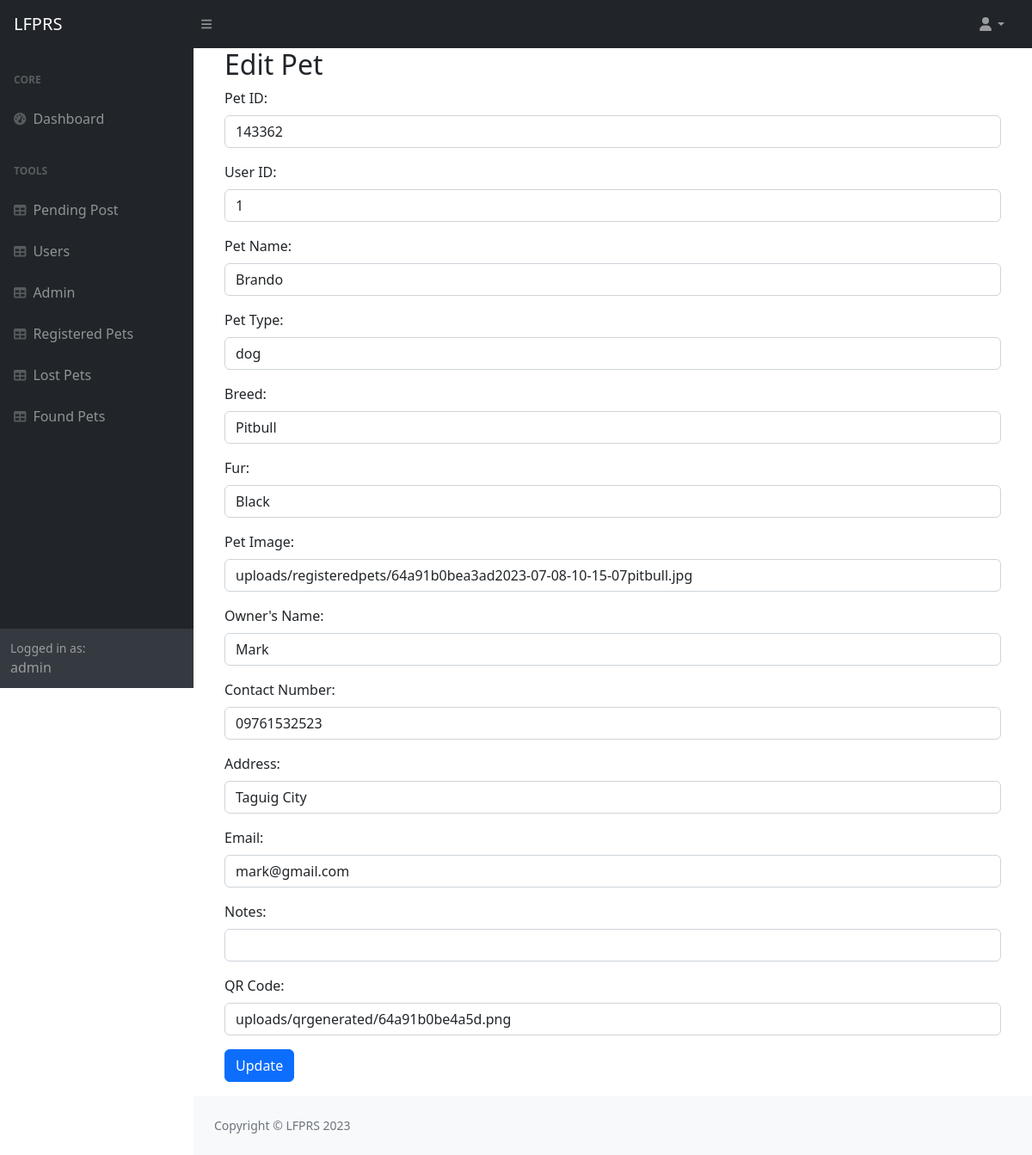
Screenshot of /admin/editregister.php?id=14 (signed in) with the database file from the repository.
### tables this page shows
CREATE TABLE `registerpet` (
  `id` int(11) NOT NULL,
  `petid` varchar(255) NOT NULL,
  `userid` int(11) NOT NULL,
  `petname` varchar(255) NOT NULL,
  `pet` varchar(255) NOT NULL,
  `breed` varchar(255) NOT NULL,
  `fur` varchar(255) NOT NULL,
  `petimage` varchar(255) NOT NULL,
  `ownersname` varchar(255) NOT NULL,
  `contactnumber` varchar(255) NOT NULL,
  `address` varchar(255) NOT NULL,
  `email` varchar(255) NOT NULL,
  `notes` varchar(255) NOT NULL,
  `qr` varchar(255) NOT NULL,
  `date` date NOT NULL
);

### admin/editregister.php (the view, shortened to what this page needs)
<?php
        include("../config.php");
        if(!isset($_SESSION['admin'])){
            header("Location: index.php");
          }
          else{
            $admin = $_SESSION['admin'];
            $welcome = $admin['user'];
          }
        ?>
<!DOCTYPE html>
<html lang="en">
    <head>
        <link href="https://cdn.jsdelivr.net/npm/simple-datatables@7.1.2/dist/style.min.css" rel="stylesheet" />
        <link href="css/styles.css" rel="stylesheet" />
    </head>
    <body class="sb-nav-fixed">
        <nav class="sb-topnav navbar navbar-expand navbar-dark bg-dark">
            <a class="navbar-brand ps-3" href="index.html">LFPRS</a>
            <button class="btn btn-link btn-sm order-1 order-lg-0 me-4 me-lg-0" id="sidebarToggle" href="#!"><i class="fas fa-bars"></i></button>
            <ul class="navbar-nav ms-auto ms-md-0 me-3 me-lg-4">
                <li class="nav-item dropdown">
                    <a class="nav-link dropdown-toggle" id="navbarDropdown" href="#" role="button" data-bs-toggle="dropdown" aria-expanded="false"><i class="fas fa-user fa-fw"></i></a>
                </li>
            </ul>
        </nav>
        <div id="layoutSidenav">
            <div id="layoutSidenav_nav">
                <nav class="sb-sidenav accordion sb-sidenav-dark" id="sidenavAccordion">
                    <div class="sb-sidenav-menu">
                        <div class="nav">
                            <div class="sb-sidenav-menu-heading">Core</div>
                            <a class="nav-link" href="home.php">
                                <div class="sb-nav-link-icon"><i class="fas fa-tachometer-alt"></i></div>
                                Dashboard
                            </a>
                            <div class="sb-sidenav-menu-heading">Tools</div>
                            <a class="nav-link" href="pending.php">
                                <div class="sb-nav-link-icon"><i class="fas fa-table"></i></div>
                                Pending Post
                            </a>
                            <a class="nav-link" href="users.php">
                                <div class="sb-nav-link-icon"><i class="fas fa-table"></i></div>
                                Users
                            </a>
                            <a class="nav-link" href="admins.php">
                                <div class="sb-nav-link-icon"><i class="fas fa-table"></i></div>
                                Admin
                            </a>
                            <a class="nav-link" href="registered.php">
                                <div class="sb-nav-link-icon"><i class="fas fa-table"></i></div>
                                Registered Pets
                            </a>
                            <a class="nav-link" href="lostpets.php">
                                <div class="sb-nav-link-icon"><i class="fas fa-table"></i></div>
                                Lost Pets
                            </a>
                            <a class="nav-link" href="foundpets.php">
                                <div class="sb-nav-link-icon"><i class="fas fa-table"></i></div>
                                Found Pets
                            </a>
                        </div>
                    </div>
                    <div class="sb-sidenav-footer">
                        <div class="small">Logged in as:</div>
   <?php echo $welcome; ?>
                    </div>
                </nav>
            </div>
            <div id="layoutSidenav_content">
                <main>
                    <div class="container-fluid px-4">
                       <?php
                $id = $_GET['id'];
$sql = "SELECT * FROM registerpet WHERE id=?";
$stmt = $db->prepare($sql);
$stmt->bind_param('i', $id);
$stmt->execute();
$result = $stmt->get_result();
$row = $result->fetch_assoc();
                    ?>
                    <div class="container">
        <h2>Edit Pet</h2>
        <form method="POST" action="">
            <div class="mb-3">
                <label for="petid" class="form-label">Pet ID:</label>
                <input type="text" class="form-control" name="petid" value="<?php echo $row['petid']; ?>" required>
            </div>
            <div class="mb-3">
                <label for="userid" class="form-label">User ID:</label>
                <input type="text" class="form-control" name="userid" value="<?php echo $row['userid']; ?>" required>
            </div>
            <div class="mb-3">
                <label for="petname" class="form-label">Pet Name:</label>
                <input type="text" class="form-control" name="petname" value="<?php echo $row['petname']; ?>" required>
            </div>
            <div class="mb-3">
                <label for="pet" class="form-label">Pet Type:</label>
                <input type="text" class="form-control" name="pet" value="<?php echo $row['pet']; ?>" required>
            </div>
            <div class="mb-3">
                <label for="breed" class="form-label">Breed:</label>
                <input type="text" class="form-control" name="breed" value="<?php echo $row['breed']; ?>" required>
            </div>
            <div class="mb-3">
                <label for="fur" class="form-label">Fur:</label>
                <input type="text" class="form-control" name="fur" value="<?php echo $row['fur']; ?>" required>
            </div>
            <div class="mb-3">
                <label for="petimage" class="form-label">Pet Image:</label>
                <input type="text" class="form-control" name="petimage" value="<?php echo $row['petimage']; ?>" required>
            </div>
            <div class="mb-3">
                <label for="ownersname" class="form-label">Owner's Name:</label>
                <input type="text" class="form-control" name="ownersname" value="<?php echo $row['ownersname']; ?>" required>
            </div>
            <div class="mb-3">
                <label for="contactnumber" class="form-label">Contact Number:</label>
                <input type="text" class="form-control" name="contactnumber" value="<?php echo $row['contactnumber']; ?>" required>
            </div>
            <div class="mb-3">
                <label for="address" class="form-label">Address:</label>
                <input type="text" class="form-control" name="address" value="<?php echo $row['address']; ?>" required>
            </div>
            <div class="mb-3">
                <label for="email" class="form-label">Email:</label>
                <input type="email" class="form-control" name="email" value="<?php echo $row['email']; ?>" required>
            </div>
            <div class="mb-3">
                <label for="notes" class="form-label">Notes:</label>
                <input type="text" class="form-control" name="notes" value="<?php echo $row['notes']; ?>">
            </div>
            <div class="mb-3">
                <label for="qr" class="form-label">QR Code:</label>
                <input type="text" class="form-control" name="qr" value="<?php echo $row['qr']; ?>" required>
            </div>
            <button type="submit" class="btn btn-primary">Update</button>
        </form>
    </div>
                    </div>
                <footer class="py-4 bg-light mt-auto">
                    <div class="container-fluid px-4">
                        <div class="d-flex align-items-center justify-content-between small">
                            <div class="text-muted">Copyright &copy; LFPRS 2023</div>
                        </div>
                    </div>
                </footer>
            </div>
        </div>
    </body>
</html>

### rows the page displays
registerpet: petid "143362", userid "1", petname "Brando", pet "dog", breed "Pitbull", fur "Black", petimage "uploads/registeredpets/64a91b0bea3ad2023-07-08-10-15-07pitbull.jpg", ownersname "Mark", contactnumber "09761532523", address "Taguig City", email "mark@gmail.com", qr "uploads/qrgenerated/64a91b0be4a5d.png"

### other values shown
$welcome "admin"
